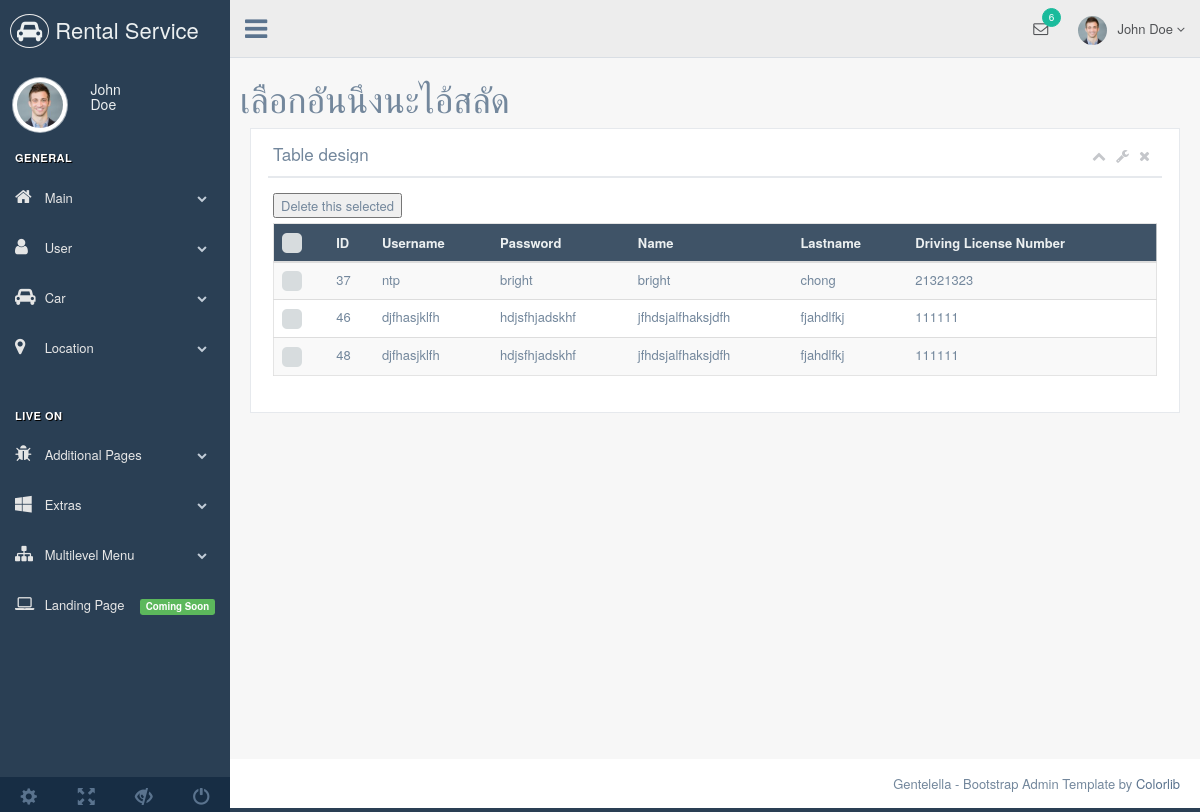
The page /adminpage/index.php?content=list-user on the database its author committed.
### tables this page shows
CREATE TABLE `customer` (
  `id` smallint(11) UNSIGNED NOT NULL,
  `username` varchar(255) NOT NULL,
  `password` varchar(255) NOT NULL,
  `name` varchar(255) NOT NULL,
  `lastname` varchar(255) NOT NULL,
  `dln` int(11) NOT NULL
);

### adminpage/table-list.php (the view, shortened to what this page needs)
<!doctype html>
<html>
<body>
<?php
$link = @mysqli_connect("localhost", "root", "", "Car_Rental_System")
 			or die(mysqli_connect_error()."</body></html>");
$sql = "SELECT * FROM customer";
$result = mysqli_query($link, $sql);
$num_fields = mysqli_num_fields($result);
while($data = mysqli_fetch_array($result)) {
	echo '<tr class="even pointer">
            <td class="a-center ">
                <input type="checkbox" class="flat"  name="id[]" value="'.$data['id'].'">
            ';
	for($i = 0; $i < $num_fields; $i++) {
		echo "<td>".$data[$i]."</td>";
	}
	echo '
			</td>
        </tr>';
}
?>
</body>
</html>

### rows shown on the page
customer: id "37", username "ntp", password "bright", name "bright", lastname "chong", dln "21321323"
customer: id "46", username "djfhasjklfh", password "hdjsfhjadskhf", name "jfhdsjalfhaksjdfh", lastname "fjahdlfkj", dln "111111"
customer: id "48", username "djfhasjklfh", password "hdjsfhjadskhf", name "jfhdsjalfhaksjdfh", lastname "fjahdlfkj", dln "111111"
